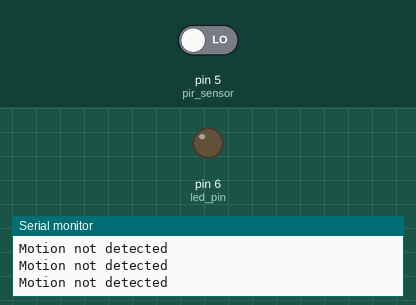
Simulated run of this sketch. Board: Arduino Uno, built with avr-gcc and run on an emulated ATmega328P. On the bench: output pins drawn as LEDs (lit = HIGH), the last lines printed to the serial monitor. Inputs (shaded band) come from the test bench; at power-on: pin 5 (pir_sensor) LOW.

Above: at 4.8 s.
4.9 s: pin 5 (pir_sensor) driven HIGH
At 6.7 s:
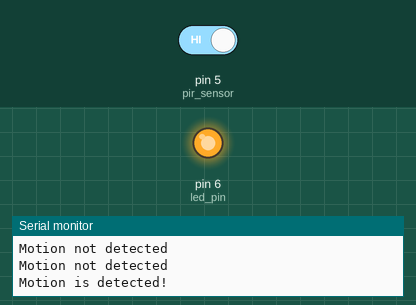
7.6 s: pin 5 (pir_sensor) driven LOW
At 10.2 s:
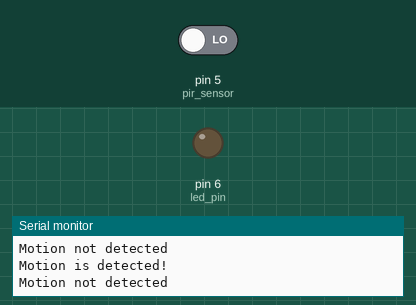
Timing chart, 0 to 11.7 s (numbered marks = the images above; inputs shaded):
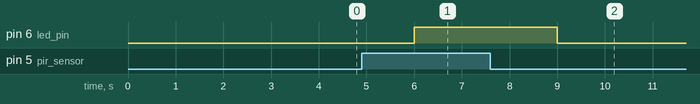

Measured:
- after the input at 4.9 s, pin 6 (led_pin): LOW → HIGH after 1.1 s
- after the input at 7.6 s, pin 6 (led_pin): HIGH → LOW after 1.4 s

The sketch:

code.ino
```cpp
const int pir_sensor = 5;  // PIR sensor to digital pin 3
const int led_pin = 6;      // LED connected to digital pin 6

void setup() {
  pinMode(pir_sensor, INPUT);
  pinMode(led_pin, OUTPUT);
  Serial.begin(9600);
}

void loop() {
  int motion = digitalRead(pir_sensor);

  if (motion == HIGH) {
    digitalWrite(led_pin, HIGH);  // Turn on the LED
    Serial.println("Motion is detected!");
    delay(1000);
  } else {
    Serial.println("Motion not detected");
    digitalWrite(led_pin, LOW);  // Turn off the LED
  }

  delay(2000);
}
```
